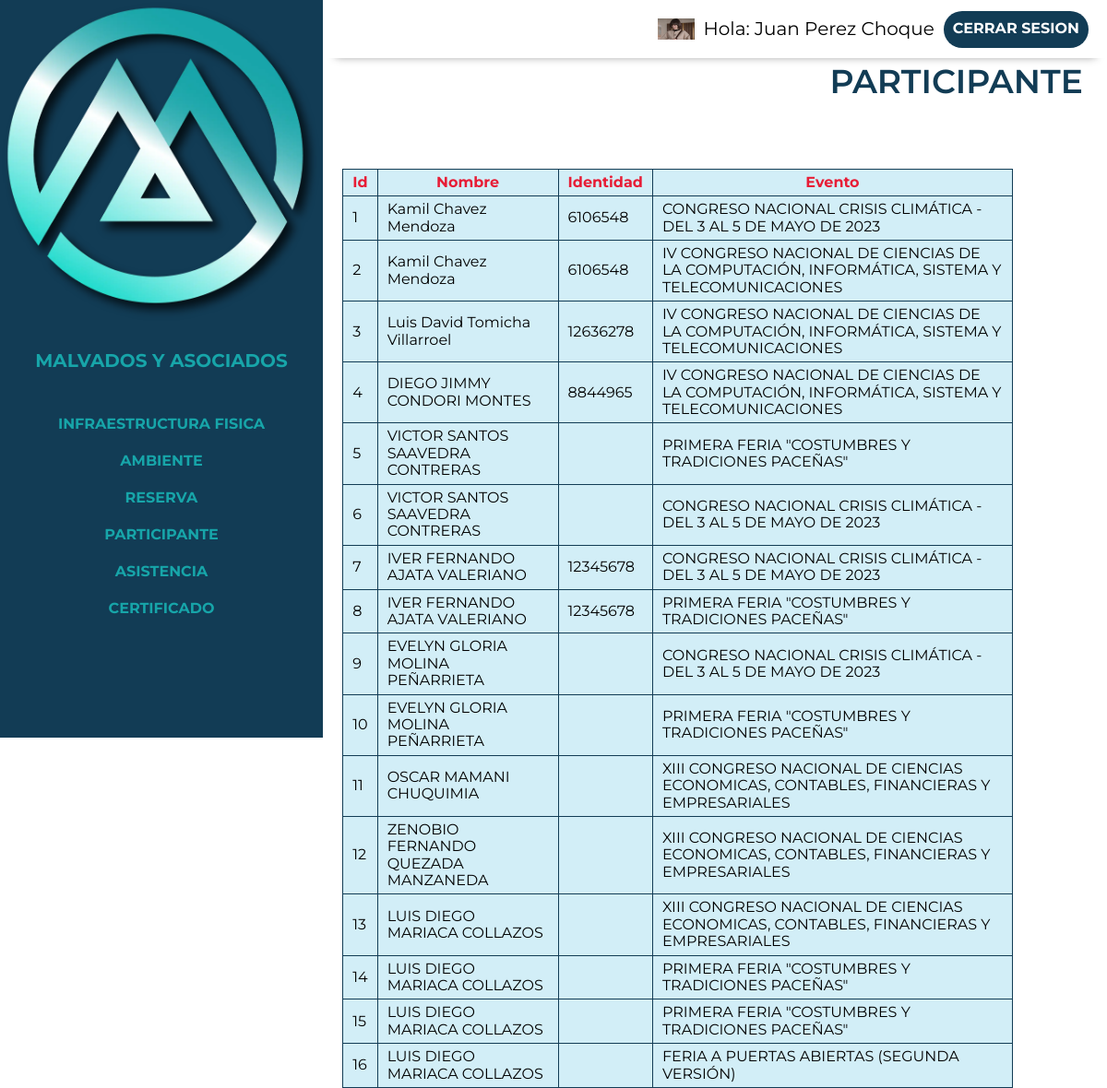
The app's page /control/participante.php (signed in) with its own data.
### tables this page shows
CREATE TABLE `usuario` (
  `id_usuario` int(20) NOT NULL,
  `nombre` varchar(60) NOT NULL,
  `apPaterno` varchar(50) NOT NULL,
  `apMaterno` varchar(50) NOT NULL,
  `email` varchar(60) NOT NULL,
  `password` char(60) DEFAULT NULL,
  `estado` varchar(60) DEFAULT NULL,
  `identidad` varchar(60) NOT NULL,
  `foto` varchar(200) DEFAULT NULL,
  `usuario` varchar(50) DEFAULT NULL,
  `celular` varchar(20) DEFAULT NULL,
  `fechaRegistro` date DEFAULT NULL,
  `token` varchar(50) DEFAULT NULL
);

CREATE TABLE `participante` (
  `id_participante` int(20) NOT NULL,
  `id_usuario` int(20) NOT NULL,
  `id_evento` int(20) NOT NULL,
  `fecha_participante` date NOT NULL,
  `codigo_qr` varchar(225) DEFAULT NULL
);

CREATE TABLE `evento` (
  `id_evento` int(20) NOT NULL,
  `fechaEvento` date DEFAULT NULL,
  `nombreEvento` varchar(225) NOT NULL,
  `Duracion` int(45) NOT NULL,
  `descripcion` longtext NOT NULL,
  `imagen` varchar(200) DEFAULT NULL,
  `id_ambiente` int(11) NOT NULL,
  `gratuito` varchar(2) DEFAULT 'no',
  `costo` decimal(10,0) DEFAULT NULL,
  `fechaFin` date DEFAULT NULL,
  `hora_ini` time NOT NULL,
  `hora_fin` time NOT NULL,
  `estado` varchar(60) NOT NULL,
  `emite` varchar(100) NOT NULL
);

### control/participante.php (the view, shortened to what this page needs)
<?php require 'includes/header.php';
 include("../app/conexion.php");
    $sql="select *from participante";
    $resultado=mysqli_query($conectar,$sql);$sw=1;?>
<div class="contenedor">
    <div class="listar ">
        <h2 >Participante</h2>
    </div>
    <br/>
    <div class="tlis">
            <table  >
                <thead>
                    <tr>
                        <th data-titulo="Id:">Id</th>
                        <th data-titulo="Nombre:">Nombre</th>
                        <th data-titulo="Identidad:">Identidad</th>
                        <th data-titulo="Evento:">Evento</th>
                    </tr>
                </thead>
                <tbody>
                     <?php
                            while($filas=mysqli_fetch_assoc($resultado)){
                                $s="select * from usuario where id_usuario='".$filas['id_usuario']."'";
                                $r=mysqli_query($conectar,$s);
                                $f=mysqli_fetch_assoc($r);
                                $sqle="select * from evento where id_evento='".$filas['id_evento']."'";
                                $re=mysqli_query($conectar,$sqle);
                                $fe=mysqli_fetch_assoc($re);
                            ?>
                    <tr>
                        <td data-titulo="Id:"><?php echo $sw?></td>
                        <td data-titulo="Nombre:"><?php echo $f['nombre']." ".$f['apPaterno']." ".$f['apMaterno'];?></td>
                        <td data-titulo="Identidad:"><?php echo $f['identidad']?></td>
                        <td data-titulo="Evento:"><?php echo $fe['nombreEvento']?></td>
                    </tr>
                    <?php
                $sw=$sw+1;
                }
                    ?>
                </tbody>
            </table>
         </div>
    </div>
</div>
<?php require 'includes/footer.php' ?>

### control/includes/header.php (shortened to what this page needs)
<!DOCTYPE html>
<html lang="en">
<head>
    <link rel="stylesheet" href="https://cdn.jsdelivr.net/npm/bootstrap-icons@1.10.4/font/bootstrap-icons.css">
    <link rel="stylesheet" href="../build/css/app.css">
    <link href="https://cdn.jsdelivr.net/npm/select2@4.1.0-rc.0/dist/css/select2.min.css" rel="stylesheet" />
</head>
<body>
<div class="dashboard">
    <aside class="sidebar">
        <div class="logo-principal">
            <img  loading="lazy"  width="50" heigth="80" src="../build/img/control/logo.webp" alt="desdeaqui">
            <a href="index.php"><h3>  Malvados y Asociados </h3></a>
        </div>
        <nav class="sidebar-nav flex">
            <a href="infraestructura.php">Infraestructura Fisica</a>
            <a href="ambiente.php">Ambiente</a>
            <a href="reserva.php">Reserva</a>
            <a href="participante.php">Participante</a>
            <a href="asistencia.php">Asistencia</a>
                <a href="certificado.php">Certificado</a>
        </nav>
    </aside>
    <div class="principal">
        <div class="barra flex">
            <img src="../build/img/control/sara.webp"  style="width:40px;height:23px;" class="rounded-pill">
            <p>Hola: <span>
                <?php
                $id=$_SESSION['id'];
                include("../app/conexion.php");
                $sql="select nombre, apPaterno, apMaterno from usuario where id_usuario='$id'";
                $resultado=mysqli_query($conectar,$sql);
                $filas=mysqli_fetch_assoc($resultado);
                 echo $filas['nombre'].' '.$filas['apPaterno'].' '.$filas['apMaterno'];
                ?>
                </span></p>
            <a href="../login/cerrar_session.php" class="cerrar-sesion">Cerrar Sesion</a>
        </div>

### build/css/app.css (style rules this page uses)
html { box-sizing:border-box;font-size:62.5% }
*,:after,:before { box-sizing:inherit }
body { font-family:Montserrat,sans-serif;font-size:1.6rem }
p { color:#000;font-size:2rem }
.contenedor { margin:0 auto;max-width:120rem;width:95% }
a { text-decoration:none }
h1,h2,h3 { margin:0 0 5rem }
h2 { font-size:3.6rem }
h3 { font-size:3rem }
img { display:block;height:auto;max-width:100%;width:100% }
html { -webkit-text-size-adjust:100%;line-height:1.15 }
body { margin:0 }
a { background-color:transparent }
img { border-style:none }
.dashboard { background-color:#fff }
@media (min-width:768px) { .dashboard { display:flex;height:100vh } }
.dashboard .principal { flex:1 }
.sidebar { background-color:#123c55;width:100% }
@media (min-width:768px) { .sidebar { max-width:35rem } }
.sidebar h3 { color:#17a5a9;font-size:2rem;margin:0;padding:2rem;text-align:left }
.sidebar .sidebar-nav { flex-direction:column;margin-top:5rem }
.sidebar .sidebar-nav a { color:#17a5a9;font-weight:700;padding:1rem;text-align:left;transition-duration:.3s;transition-property:background-color;width:100% }
.barra { background-color:#fff;box-shadow:1px 12px 9px -13px rgba(0,0,0,.4);justify-content:flex-end;padding:1rem 2rem;transition-duration:.3s;transition-property:background-color }
.barra p { margin:1rem }
.listar h2 { color:#123c55;padding:.5rem;text-align:end;text-transform:uppercase }
.barra a { background-color:#123c55;border-radius:5rem }
a { align-items:center;color:#fff;display:grid;font-weight:700;height:4rem;justify-content:center;padding:1rem;text-transform:uppercase;transition-duration:.3s;transition-property:background-color }
.flex { align-items:center;display:flex }
table { background:#d2eef7;border-collapse:collapse }
table thead { color:#e71d36 }
td,th { border:1px solid #123c55;padding:5px 10px }
@media (min-width:992px) { table { display:table;width:90% } }
h2 { font-weight:600 }

### records on screen
usuario: nombre "Juan", apPaterno "Perez", apMaterno "Choque"
participante: id_usuario.nombre "Kamil", id_usuario.apPaterno "Chavez", id_usuario.apMaterno "Mendoza", id_usuario.identidad "6106548", id_evento.nombreEvento "CONGRESO NACIONAL CRISIS CLIMÁTICA - DEL 3 AL 5 DE MAYO DE 2023"
participante: id_usuario.nombre "Kamil", id_usuario.apPaterno "Chavez", id_usuario.apMaterno "Mendoza", id_usuario.identidad "6106548", id_evento.nombreEvento "IV CONGRESO NACIONAL DE CIENCIAS DE LA COMPUTACIÓN, INFORMÁTICA, SISTEMA Y TELECOMUNICACIONES"
participante: id_usuario.nombre "Luis David", id_usuario.apPaterno "Tomicha", id_usuario.apMaterno "Villarroel", id_usuario.identidad "12636278", id_evento.nombreEvento "IV CONGRESO NACIONAL DE CIENCIAS DE LA COMPUTACIÓN, INFORMÁTICA, SISTEMA Y TELECOMUNICACIONES"
participante: id_usuario.nombre "DIEGO JIMMY", id_usuario.apPaterno "CONDORI", id_usuario.apMaterno "MONTES", id_usuario.identidad "8844965", id_evento.nombreEvento "IV CONGRESO NACIONAL DE CIENCIAS DE LA COMPUTACIÓN, INFORMÁTICA, SISTEMA Y TELECOMUNICACIONES"
participante: id_usuario.nombre "VICTOR SANTOS", id_usuario.apPaterno "SAAVEDRA", id_usuario.apMaterno "CONTRERAS", id_evento.nombreEvento "PRIMERA FERIA \"COSTUMBRES Y TRADICIONES PACEÑAS\""
participante: id_usuario.nombre "VICTOR SANTOS", id_usuario.apPaterno "SAAVEDRA", id_usuario.apMaterno "CONTRERAS", id_evento.nombreEvento "CONGRESO NACIONAL CRISIS CLIMÁTICA - DEL 3 AL 5 DE MAYO DE 2023"
participante: id_usuario.nombre "IVER FERNANDO", id_usuario.apPaterno "AJATA", id_usuario.apMaterno "VALERIANO", id_usuario.identidad "12345678", id_evento.nombreEvento "CONGRESO NACIONAL CRISIS CLIMÁTICA - DEL 3 AL 5 DE MAYO DE 2023"
participante: id_usuario.nombre "IVER FERNANDO", id_usuario.apPaterno "AJATA", id_usuario.apMaterno "VALERIANO", id_usuario.identidad "12345678", id_evento.nombreEvento "PRIMERA FERIA \"COSTUMBRES Y TRADICIONES PACEÑAS\""
participante: id_usuario.nombre "EVELYN GLORIA", id_usuario.apPaterno "MOLINA", id_usuario.apMaterno "PEÑARRIETA", id_evento.nombreEvento "CONGRESO NACIONAL CRISIS CLIMÁTICA - DEL 3 AL 5 DE MAYO DE 2023"
participante: id_usuario.nombre "EVELYN GLORIA", id_usuario.apPaterno "MOLINA", id_usuario.apMaterno "PEÑARRIETA", id_evento.nombreEvento "PRIMERA FERIA \"COSTUMBRES Y TRADICIONES PACEÑAS\""
participante: id_usuario.nombre "OSCAR", id_usuario.apPaterno "MAMANI", id_usuario.apMaterno "CHUQUIMIA", id_evento.nombreEvento "XIII CONGRESO NACIONAL DE CIENCIAS ECONOMICAS, CONTABLES, FINANCIERAS Y EMPRESARIALES"
participante: id_usuario.nombre "ZENOBIO FERNANDO", id_usuario.apPaterno "QUEZADA", id_usuario.apMaterno "MANZANEDA", id_evento.nombreEvento "XIII CONGRESO NACIONAL DE CIENCIAS ECONOMICAS, CONTABLES, FINANCIERAS Y EMPRESARIALES"
participante: id_usuario.nombre "LUIS DIEGO", id_usuario.apPaterno "MARIACA", id_usuario.apMaterno "COLLAZOS", id_evento.nombreEvento "XIII CONGRESO NACIONAL DE CIENCIAS ECONOMICAS, CONTABLES, FINANCIERAS Y EMPRESARIALES"
participante: id_usuario.nombre "LUIS DIEGO", id_usuario.apPaterno "MARIACA", id_usuario.apMaterno "COLLAZOS", id_evento.nombreEvento "PRIMERA FERIA \"COSTUMBRES Y TRADICIONES PACEÑAS\""
participante: id_usuario.nombre "LUIS DIEGO", id_usuario.apPaterno "MARIACA", id_usuario.apMaterno "COLLAZOS", id_evento.nombreEvento "PRIMERA FERIA \"COSTUMBRES Y TRADICIONES PACEÑAS\""
participante: id_usuario.nombre "LUIS DIEGO", id_usuario.apPaterno "MARIACA", id_usuario.apMaterno "COLLAZOS", id_evento.nombreEvento "FERIA A PUERTAS ABIERTAS (SEGUNDA VERSIÓN)"
